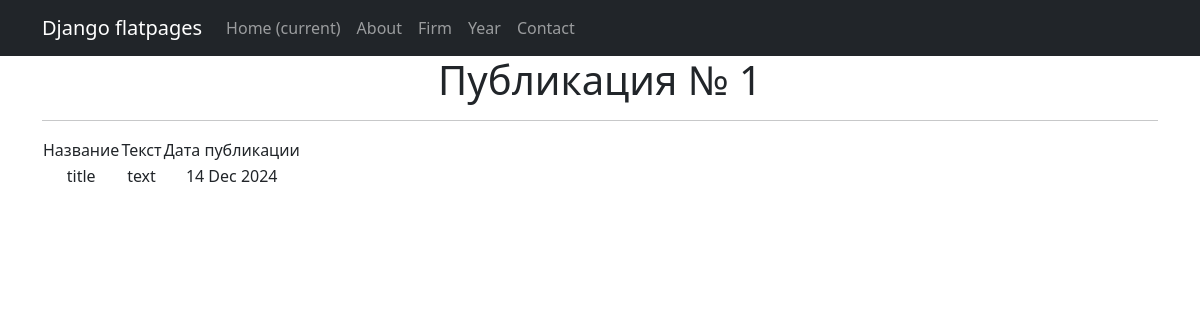
The page /news/1/ on the database its author committed.
### news/models.py (models this page shows, shortened)
class Post(models.Model):
    news = 'NW'
    articles = 'AR'
    POST_TYPES = [
        (news, 'Новость'),
        (articles, 'Статья')
    ]
    author = models.ForeignKey(Author, on_delete=models.CASCADE)
    post_type = models.CharField(max_length=2, choices=POST_TYPES, default=news)
    date_in = models.DateTimeField(auto_now_add=True)
    category = models.ManyToManyField(Category, through='PostCategory')
    title = models.CharField(max_length=255)
    text = models.TextField()
    rating = models.IntegerField(default=0)

### news/views.py (the view)
# urls.py: path('<int:pk>/', NewsDetail.as_view())
class NewsDetail(DetailView):
    model = Post
    template_name = 'flatpages/post.html'
    context_object_name = 'post'

### news/templatetags/custom_filters.py (called while the page is built)
@register.filter()
def censor(value):
   for word in censor_list:
      value = value.replace(word[1:], '*' * len(word[1:]))
   return value

### templates/flatpages/post.html (shortened to what this page needs)
{% extends 'flatpages/default.html' %}
{% load custom_filters %}
{% block content %}
<h1>Публикация № {{ post.pk }}</h1>
   <hr>
       <table>
           <tr>
               <td>Название</td>
               <td>Текст</td>
               <td>Дата публикации</td>
           </tr>
           <tr>
               <td>{{ post.title }}</td>
               <td>{{ post.text|censor  }}</td>
               <td>{{ post.date_in|date:'d M Y' }}</td>
           </tr>
       </table>
{% endblock content %}

### rows shown on the page
Post: pk "1", title "title", text|censor "text", date_in "14 Dec 2024"
